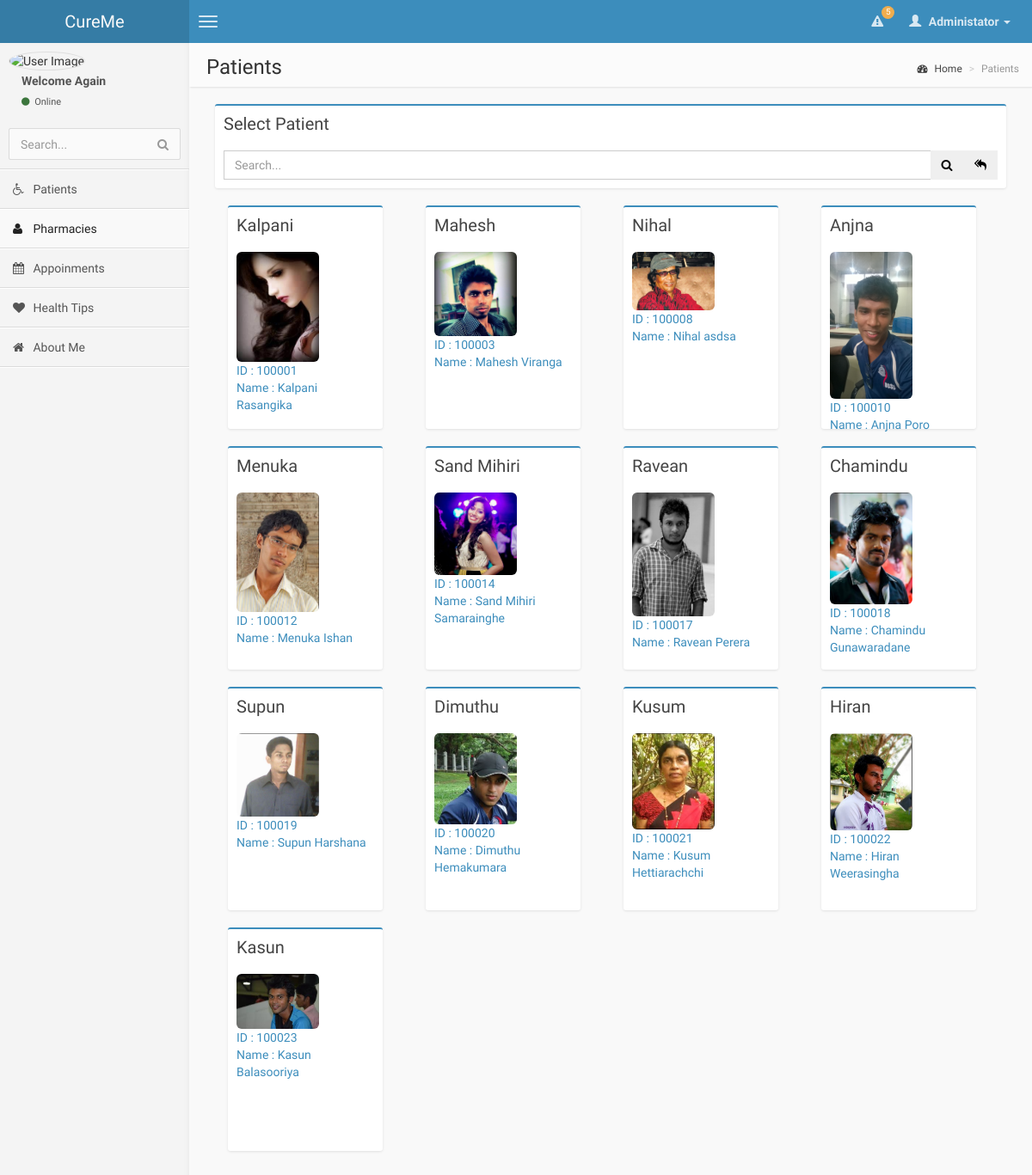
The page /views/doctor/select_patient.php (signed in) on the database its author committed.
### tables this page shows
CREATE TABLE IF NOT EXISTS `patient` (
  `patient_Id` int(11) NOT NULL,
  `active` int(1) NOT NULL DEFAULT '0',
  `patient_FName` varchar(45) NOT NULL,
  `patient_LName` varchar(45) NOT NULL,
  `email` varchar(1024) NOT NULL,
  `address_No` varchar(45) DEFAULT NULL,
  `address_Street` varchar(45) DEFAULT NULL,
  `address_City` varchar(45) DEFAULT NULL,
  `date_Of_Birth` date NOT NULL,
  `mobile_Number` varchar(45) DEFAULT NULL,
  `gender` varchar(6) NOT NULL,
  `date_Of_Registration` date DEFAULT NULL,
  `password` varchar(64) NOT NULL,
  `salt` varchar(1024) NOT NULL,
  PRIMARY KEY (`patient_Id`)
);

### classes/db.php (called while the page is built, shortened)
<?php
class DB{
	private static $_instance=null;
	private $_pdo,
			$_query,
			$_error=false,
			$_result,
			$_count=0;
	private function __construct(){
	try{
		$this->_pdo=new PDO('mysql:host=' . Config::get('mysql/host') . ';dbname=' . Config::get('mysql/db') ,Config::get('mysql/username'),Config::get('mysql/password'));
		}
	catch(PDOException $e)
		{
		die($e->getMessage());
		}
	}
	public static function getInstance()
	{
	 if(!isset(self::$_instance))
	 {
		self::$_instance =new DB();
	 }
	 return self::$_instance;
	}
	public function  query($sql, $params=array())
	{
		if($this->_query = $this->_pdo->prepare($sql))
		{
				if($this->_query->execute()){
					$this->_result = $this->_query->fetchAll(PDO::FETCH_OBJ);
					}
				else{
					$this->_error=true;
				}
		}
		return($this);
	}
	public function results()
	{
		return $this->_result;
	}
}
?>

### classes/config.php (called while the page is built)
<?php
class Config
{
	public static function get($path=null)
	{
		if($path)
		{
			$config=$GLOBALS['config'];
			$path=explode('/',$path);
			foreach($path as $bit)
				{
					if(isset($config[$bit])){
						$config=$config[$bit];
					}
				}
		return($config);
		}
	}
}

### views/doctor/select_patient.php (the view, shortened to what this page needs)
<!DOCTYPE html>
<html>
<head>
   <?php
require('header.php');
require('navigation.php');
?>
    <link href="../../css/bootstrap.min.css" rel="stylesheet" type="text/css" />
    <link href="../../css/font-awesome.min.css" rel="stylesheet" type="text/css" />
    <link href="../../css/ionicons.min.css" rel="stylesheet" type="text/css" />
    <link href="../../css/morris/morris.css" rel="stylesheet" type="text/css" />
    <link href="../../css/jvectormap/jquery-jvectormap-1.2.2.css" rel="stylesheet" type="text/css" />
    <link href="../../css/datepicker/datepicker3.css" rel="stylesheet" type="text/css" />
    <link href="../../css/daterangepicker/daterangepicker-bs3.css" rel="stylesheet" type="text/css" />
    <link href="../../css/bootstrap-wysihtml5/bootstrap3-wysihtml5.min.css" rel="stylesheet" type="text/css" />
    <link href="../../css/AdminLTE.css" rel="stylesheet" type="text/css" />
	 <link rel="stylesheet" href="//code.jquery.com/ui/1.11.2/themes/smoothness/jquery-ui.css">
	  <link rel="stylesheet" href="/resources/demos/style.css">
</head>
<body class="skin-blue">
<div class="wrapper row-offcanvas row-offcanvas-left">
<aside class="right-side">
<section class="content-header">
    <h1>
        Patients
    </h1>
    <ol class="breadcrumb">
        <li><a href="#"><i class="fa fa-dashboard"></i> Home</a></li>
        <li class="active">Patients</li>
    </ol>
</section>
<?php
				$db=DB::getInstance();
				$db->query('SELECT * FROM patient');
				$a=$db->results();
				?>
<section class="content">
<section class="col-lg-12">
    <div class="box box-primary">
        <div class="box-header">
            <h3 class="box-title">Select Patient <div id='list'> </div></h3>
        </div>
        <div class="box-body">
                <div class="input-group">
                    <input type="text" id="tags" name="q" class="form-control" placeholder="Search...">
                            <span class="input-group-btn">
                                <button  id="test" class="btn btn-flat"><i class="fa fa-search"></i></button>
								<button   id="all" class="btn btn-flat"><i class="fa fa-reply-all "></i></button>
                            </span>
                </div>
        </div>
    </div>
	<div id='select1'>
    <div  class="col-lg-3">
		<?php
			foreach ($a as $ab){
			echo
        "
		<a href='../treat/profile.php?id=".$ab->patient_Id."'>
		<div class='box box-primary' style='height:260px; width:180px;'>
		<div class='box-header' data-toggle='tooltip' title='' data-original-title='Header tooltip'>
           <centre>     <h5 class='box-title'>".$ab->patient_FName."</h5>
            </div>
            <div class='box-body'>  <img src='../../img/".$ab->patient_Id.".jpeg'  class='img-rounded' alt='User Image' WIDTH='60%' HIGHT='40%' />
                <p>
                    ID   : ".$ab->patient_Id."</br>
					Name : ".$ab->patient_FName." ".$ab->patient_LName."</br>
                </p> </centre>
            </div>
        </div>
        </a>
		</div>
		<div class='col-lg-3'>
        ";
	}
	?>
</div>
</section>
<section class="col-sm-2 connectedSortable">
</section>
<section class="col-lg-7 connectedSortable">
</section>
</section>
</aside>
</div>
</body>
</html>

### rows shown on the page
patient: patient_FName "Kalpani", patient_Id (picture), patient_Id "100001", patient_LName "Rasangika"
patient: patient_FName "Mahesh", patient_Id (picture), patient_Id "100003", patient_LName "Viranga"
patient: patient_FName "Nihal", patient_Id (picture), patient_Id "100008", patient_LName "asdsa"
patient: patient_FName "Anjna", patient_Id (picture), patient_Id "100010", patient_LName "Poro"
patient: patient_FName "Menuka", patient_Id (picture), patient_Id "100012", patient_LName "Ishan"
patient: patient_FName "Sand Mihiri", patient_Id (picture), patient_Id "100014", patient_LName "Samarainghe"
patient: patient_FName "Ravean", patient_Id (picture), patient_Id "100017", patient_LName "Perera"
patient: patient_FName "Chamindu", patient_Id (picture), patient_Id "100018", patient_LName "Gunawaradane"
patient: patient_FName "Supun", patient_Id (picture), patient_Id "100019", patient_LName "Harshana"
patient: patient_FName "Dimuthu", patient_Id (picture), patient_Id "100020", patient_LName "Hemakumara"
patient: patient_FName "Kusum", patient_Id (picture), patient_Id "100021", patient_LName "Hettiarachchi"
patient: patient_FName "Hiran", patient_Id (picture), patient_Id "100022", patient_LName "Weerasingha"
patient: patient_FName "Kasun", patient_Id (picture), patient_Id "100023", patient_LName "Balasooriya"

### other values the page prints
count($db->results()) "5"
